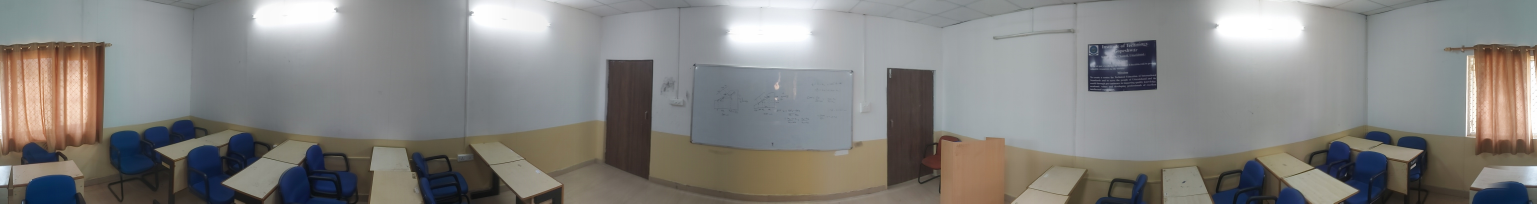
#> input picture src/assets/partial-360/B3/B3-CLASS-INNER.jpg, 6145 x 814 px (shown at 1/4 size); its folder holds only this picture in this run
$ python image_compressor.py
#> lines starting #> are read from the running program, lines starting #| are printed output that depends on the picture
from PIL import Image
import glob
import os

# [27 lines of commented-out code are left out]

g = glob.glob("*.jpg")

def compress_resolution(image_path, target_resolution, out_path):
    # Open the image
#> called with image_path = 'B3-CLASS-INNER.jpg', target_resolution = 400, out_path = 'PLACEHOLDER/B3-CLASS-INNER.jpg'
    img = Image.open(image_path)
#> img is the input picture: PIL image 6145x814 RGB; mean R, G, B 131.4, 130, 127.2

    # Get the original width and height
    original_width, original_height = img.size
#> original_width = 6145; original_height = 814

    # Calculate the aspect ratio
    aspect_ratio = original_width / original_height
#> aspect_ratio = 7.55

    # Calculate new dimensions based on target resolution
    if original_width > original_height:
        new_width = target_resolution
        new_height = int(new_width / aspect_ratio)
#> new_height = 52
    else:
        new_height = target_resolution
        new_width = int(new_height * aspect_ratio)

    # Resize the image
    resized_img = img.resize((new_width, new_height))
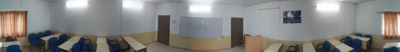
#> resized_img: PIL image 400x52 RGB; mean R, G, B 131.4, 130, 127.2

    # Save the resized image
    resized_img.save(out_path)  # Change the file extension as needed

# Example usage:
if __name__ == "__main__":
    try:
        os.mkdir("PLACEHOLDER")
        os.mkdir("SMALL")
        os.mkdir("MEDIUM")
        os.mkdir("LARGE")
    except:
        print("skip")

    for i in g:
        compress_resolution(i , 400, f"PLACEHOLDER/{i}")
    for i in g:
        compress_resolution(i , 1000, f"SMALL/{i}")
#> call 2 of compress_resolution, with image_path = 'B3-CLASS-INNER.jpg', target_resolution = 1000, out_path = 'SMALL/B3-CLASS-INNER.jpg'
#> in compress_resolution (call 2), `resized_img = img.resize((new_width, new_height))`:
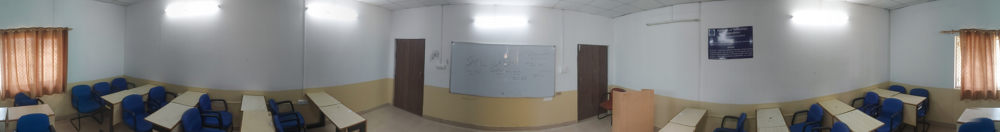
#> resized_img: PIL image 1000x132 RGB; mean R, G, B 131.4, 130, 127.2
    for i in g:
        compress_resolution(i , 2000, f"MEDIUM/{i}")
    for i in g:
        compress_resolution(i , 3000, f"LARGE/{i}")

$ run again, on src/assets/partial-360/B3/B3-UPPER-CLASS-AR-LEFT.jpg
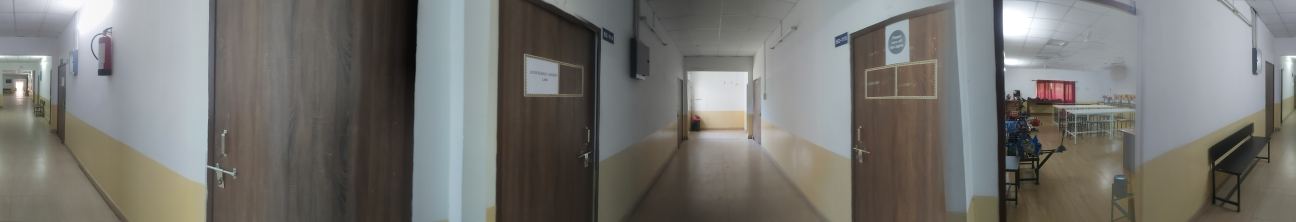
#> input picture src/assets/partial-360/B3/B3-UPPER-CLASS-AR-LEFT.jpg, 6479 x 1109 px (shown at 1/5 size)
#> in compress_resolution, img is the input picture: PIL image 6479x1109 RGB; mean R, G, B 117.4, 116.7, 112.7
#> in compress_resolution, `resized_img = img.resize((new_width, new_height))`:
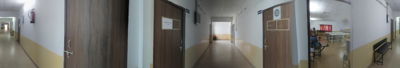
#> resized_img: PIL image 400x68 RGB; mean R, G, B 117.4, 116.7, 112.7
#> resized_img: PIL image 1000x171 RGB
#> resized_img: PIL image 2000x342 RGB
#> resized_img: PIL image 3000x513 RGB

$ run again, on src/assets/partial-360/B3/B3-UPPER-CLASS-AR-RIGHT.jpg
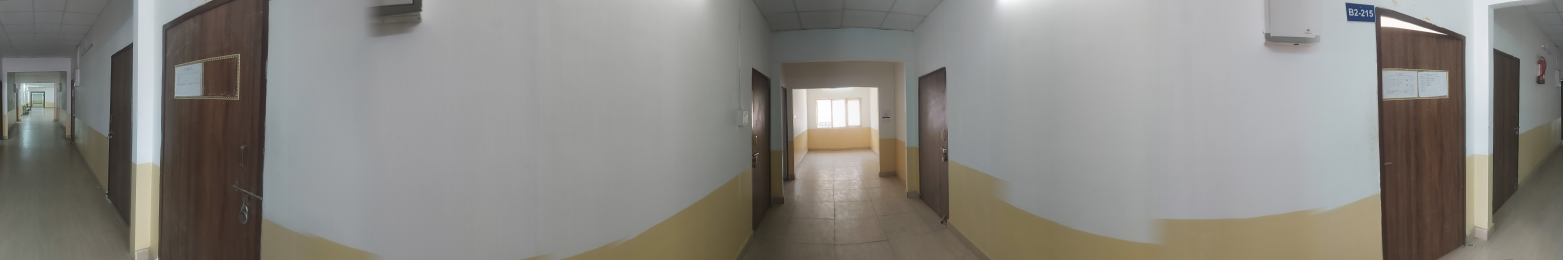
#> input picture src/assets/partial-360/B3/B3-UPPER-CLASS-AR-RIGHT.jpg, 6252 x 1039 px (shown at 1/4 size)
#> in compress_resolution, img is the input picture: PIL image 6252x1039 RGB; mean R, G, B 136, 133.8, 128.8
#> in compress_resolution, `resized_img = img.resize((new_width, new_height))`:
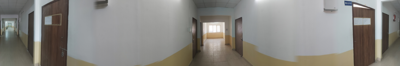
#> resized_img: PIL image 400x66 RGB; mean R, G, B 136, 133.8, 128.8
#> resized_img: PIL image 1000x166 RGB
#> resized_img: PIL image 2000x332 RGB
#> resized_img: PIL image 3000x498 RGB

$ run again, on src/assets/partial-360/B3/B3-UPPER-ED-LAB.jpg
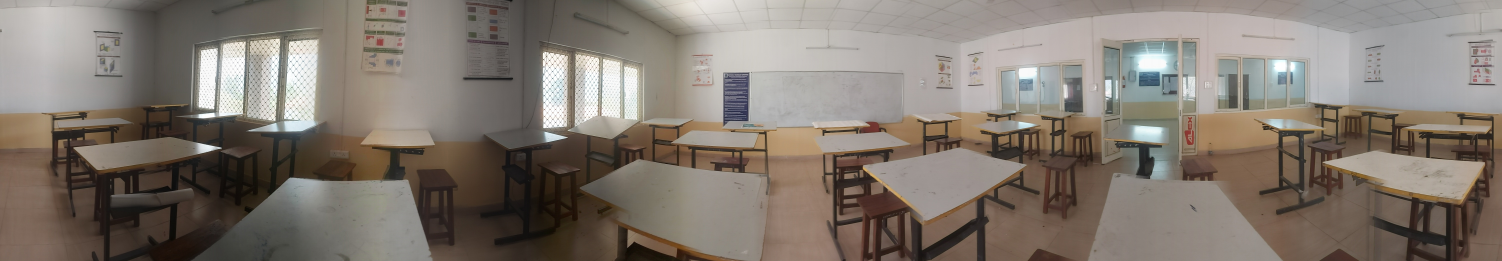
#> input picture src/assets/partial-360/B3/B3-UPPER-ED-LAB.jpg, 6007 x 1044 px (shown at 1/4 size)
#> in compress_resolution, img is the input picture: PIL image 6007x1044 RGB; mean R, G, B 129.7, 120.6, 111.8
#> in compress_resolution, `resized_img = img.resize((new_width, new_height))`:
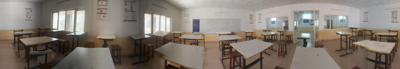
#> resized_img: PIL image 400x69 RGB; mean R, G, B 129.7, 120.6, 111.8
#> in compress_resolution (call 2), `resized_img = img.resize((new_width, new_height))`:
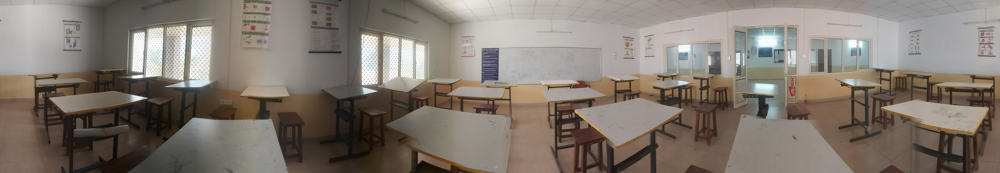
#> resized_img: PIL image 1000x173 RGB; mean R, G, B 129.7, 120.6, 111.8
#> resized_img: PIL image 2000x347 RGB
#> resized_img: PIL image 3000x521 RGB

$ run again, on src/assets/partial-360/B3/B3-LOWER-HALL.jpg
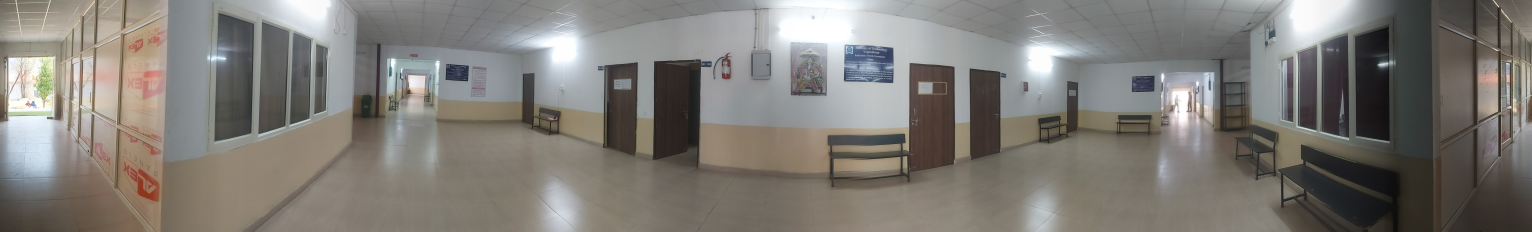
#> input picture src/assets/partial-360/B3/B3-LOWER-HALL.jpg, 6125 x 925 px (shown at 1/4 size)
#> in compress_resolution, img is the input picture: PIL image 6125x925 RGB; mean R, G, B 127.4, 124, 118.7
#> in compress_resolution, `resized_img = img.resize((new_width, new_height))`:
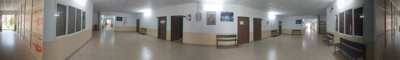
#> resized_img: PIL image 400x60 RGB; mean R, G, B 127.4, 124, 118.7
#> resized_img: PIL image 1000x151 RGB
#> resized_img: PIL image 2000x302 RGB
#> resized_img: PIL image 3000x453 RGB
